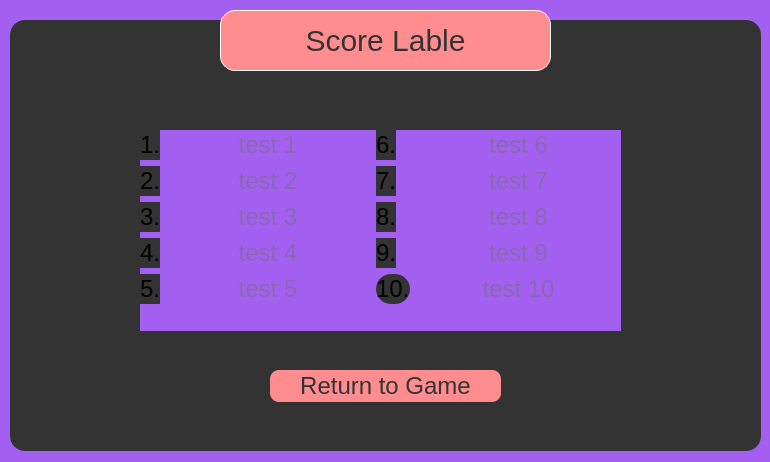
<?xml version="1.0" encoding="UTF-8"?>
<ui version="4.0">
 <class>HighScoresForm</class>
 <widget class="QWidget" name="HighScoresForm">
  <property name="geometry">
   <rect>
    <x>0</x>
    <y>0</y>
    <width>770</width>
    <height>462</height>
   </rect>
  </property>
  <property name="windowTitle">
   <string>Form</string>
  </property>
  <property name="styleSheet">
   <string notr="true">*{
font-size:24px;
background:rgb(163, 96, 240);
}

QToolButton
{
font-size: 30px;
border: 1px white;
border-radius: 15px;
border-style: solid;
background:rgb(255, 141, 144);
color: #333;
}


QFrame
{
background:#333;
border-radius: 15px;
}

QPushButton
{
border: 1px rgb(255, 141, 144);
background:rgb(255, 141, 144);
border-radius:9px;
color: #333;
}
QPushButton:hover
{
border: 1px rgba(255, 138, 145, 123);
background:rgba(255, 138, 145, 123);
border-radius:9px;
color: #333;
}

QLineEdit
{
background:transparent;
border:none;
color:#717072;
}

QTextEdit
{
background:transparent;
border:none;
color:#717072;
}</string>
  </property>
  <widget class="QFrame" name="frame">
   <property name="geometry">
    <rect>
     <x>10</x>
     <y>20</y>
     <width>751</width>
     <height>431</height>
    </rect>
   </property>
   <property name="frameShape">
    <enum>QFrame::StyledPanel</enum>
   </property>
   <property name="frameShadow">
    <enum>QFrame::Raised</enum>
   </property>
   <widget class="QPushButton" name="returnButton">
    <property name="geometry">
     <rect>
      <x>260</x>
      <y>350</y>
      <width>231</width>
      <height>32</height>
     </rect>
    </property>
    <property name="text">
     <string>Return to Game</string>
    </property>
   </widget>
   <widget class="QWidget" name="horizontalLayoutWidget">
    <property name="geometry">
     <rect>
      <x>130</x>
      <y>110</y>
      <width>481</width>
      <height>201</height>
     </rect>
    </property>
    <layout class="QHBoxLayout" name="horizontalLayout">
     <item>
      <layout class="QFormLayout" name="formLayout">
       <item row="0" column="0">
        <widget class="QLabel" name="label">
         <property name="text">
          <string>1.</string>
         </property>
        </widget>
       </item>
       <item row="1" column="0">
        <widget class="QLabel" name="label_2">
         <property name="text">
          <string>2.</string>
         </property>
        </widget>
       </item>
       <item row="2" column="0">
        <widget class="QLabel" name="label_3">
         <property name="text">
          <string>3.</string>
         </property>
        </widget>
       </item>
       <item row="3" column="0">
        <widget class="QLabel" name="label_4">
         <property name="text">
          <string>4.</string>
         </property>
        </widget>
       </item>
       <item row="4" column="0">
        <widget class="QLabel" name="label_5">
         <property name="text">
          <string>5.</string>
         </property>
        </widget>
       </item>
       <item row="0" column="1">
        <widget class="QLineEdit" name="line1">
         <property name="alignment">
          <set>Qt::AlignCenter</set>
         </property>
         <property name="readOnly">
          <bool>true</bool>
         </property>
         <property name="placeholderText">
          <string>test 1</string>
         </property>
        </widget>
       </item>
       <item row="2" column="1">
        <widget class="QLineEdit" name="line3">
         <property name="alignment">
          <set>Qt::AlignCenter</set>
         </property>
         <property name="readOnly">
          <bool>true</bool>
         </property>
         <property name="placeholderText">
          <string>test 3</string>
         </property>
        </widget>
       </item>
       <item row="3" column="1">
        <widget class="QLineEdit" name="line4">
         <property name="alignment">
          <set>Qt::AlignCenter</set>
         </property>
         <property name="readOnly">
          <bool>true</bool>
         </property>
         <property name="placeholderText">
          <string>test 4</string>
         </property>
        </widget>
       </item>
       <item row="4" column="1">
        <widget class="QLineEdit" name="line5">
         <property name="alignment">
          <set>Qt::AlignCenter</set>
         </property>
         <property name="readOnly">
          <bool>true</bool>
         </property>
         <property name="placeholderText">
          <string>test 5</string>
         </property>
        </widget>
       </item>
       <item row="1" column="1">
        <widget class="QLineEdit" name="line2">
         <property name="sizePolicy">
          <sizepolicy hsizetype="Preferred" vsizetype="Fixed">
           <horstretch>0</horstretch>
           <verstretch>0</verstretch>
          </sizepolicy>
         </property>
         <property name="alignment">
          <set>Qt::AlignCenter</set>
         </property>
         <property name="readOnly">
          <bool>true</bool>
         </property>
         <property name="placeholderText">
          <string>test 2</string>
         </property>
        </widget>
       </item>
      </layout>
     </item>
     <item>
      <layout class="QFormLayout" name="formLayout_2">
       <item row="0" column="0">
        <widget class="QLabel" name="label_6">
         <property name="text">
          <string>6.</string>
         </property>
        </widget>
       </item>
       <item row="1" column="0">
        <widget class="QLabel" name="label_7">
         <property name="text">
          <string>7.</string>
         </property>
        </widget>
       </item>
       <item row="2" column="0">
        <widget class="QLabel" name="label_8">
         <property name="text">
          <string>8.</string>
         </property>
        </widget>
       </item>
       <item row="3" column="0">
        <widget class="QLabel" name="label_9">
         <property name="text">
          <string>9.</string>
         </property>
        </widget>
       </item>
       <item row="4" column="0">
        <widget class="QLabel" name="label_10">
         <property name="text">
          <string>10.</string>
         </property>
        </widget>
       </item>
       <item row="0" column="1">
        <widget class="QLineEdit" name="line6">
         <property name="alignment">
          <set>Qt::AlignCenter</set>
         </property>
         <property name="readOnly">
          <bool>true</bool>
         </property>
         <property name="placeholderText">
          <string>test 6</string>
         </property>
        </widget>
       </item>
       <item row="1" column="1">
        <widget class="QLineEdit" name="line7">
         <property name="alignment">
          <set>Qt::AlignCenter</set>
         </property>
         <property name="readOnly">
          <bool>true</bool>
         </property>
         <property name="placeholderText">
          <string>test 7</string>
         </property>
        </widget>
       </item>
       <item row="2" column="1">
        <widget class="QLineEdit" name="line8">
         <property name="alignment">
          <set>Qt::AlignCenter</set>
         </property>
         <property name="readOnly">
          <bool>true</bool>
         </property>
         <property name="placeholderText">
          <string>test 8</string>
         </property>
        </widget>
       </item>
       <item row="3" column="1">
        <widget class="QLineEdit" name="line9">
         <property name="alignment">
          <set>Qt::AlignCenter</set>
         </property>
         <property name="readOnly">
          <bool>true</bool>
         </property>
         <property name="placeholderText">
          <string>test 9</string>
         </property>
        </widget>
       </item>
       <item row="4" column="1">
        <widget class="QLineEdit" name="line10">
         <property name="alignment">
          <set>Qt::AlignCenter</set>
         </property>
         <property name="readOnly">
          <bool>true</bool>
         </property>
         <property name="placeholderText">
          <string>test 10</string>
         </property>
        </widget>
       </item>
      </layout>
     </item>
    </layout>
   </widget>
  </widget>
  <widget class="QToolButton" name="highScoreLabel">
   <property name="geometry">
    <rect>
     <x>220</x>
     <y>10</y>
     <width>331</width>
     <height>61</height>
    </rect>
   </property>
   <property name="text">
    <string>Score Lable</string>
   </property>
  </widget>
 </widget>
 <resources/>
 <connections/>
</ui>
